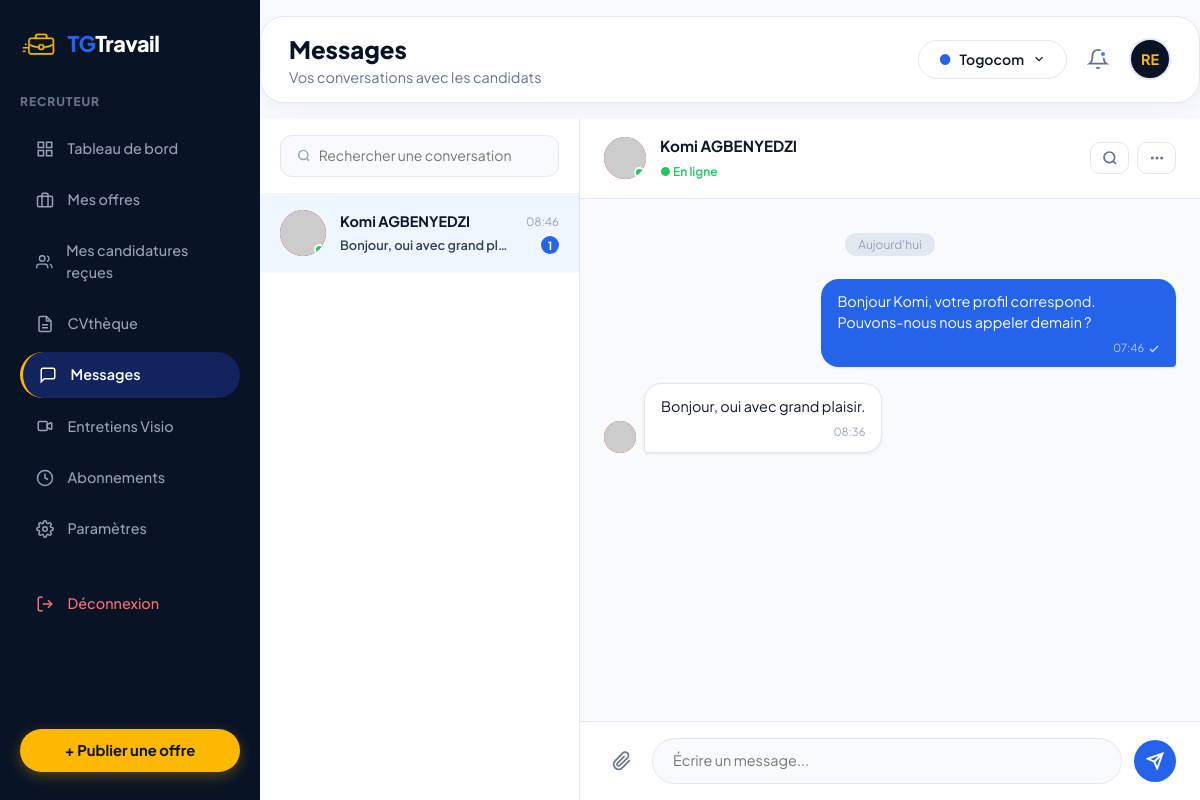
The app's page /siteweb/recruteur/messages.php (signed in) with its own data.
### tables this page shows
CREATE TABLE `companies` (
  `id` int(11) NOT NULL AUTO_INCREMENT,
  `user_id` int(11) NOT NULL,
  `nom` varchar(150) NOT NULL,
  `secteur` varchar(100) NOT NULL,
  `ville` varchar(100) NOT NULL DEFAULT 'Lomé',
  `adresse` varchar(255) DEFAULT NULL,
  `telephone` varchar(30) DEFAULT NULL,
  `email` varchar(191) DEFAULT NULL,
  `logo` varchar(255) DEFAULT NULL,
  `description` text,
  `rccm` varchar(100) DEFAULT NULL,
  `verifie` tinyint(1) NOT NULL DEFAULT '0',
  `created_at` timestamp NOT NULL DEFAULT CURRENT_TIMESTAMP,
  `site_web` varchar(255) DEFAULT NULL,
  `type_entite` enum('entreprise','particulier') DEFAULT 'entreprise',
  `cni_document` varchar(255) DEFAULT NULL,
  `statut_validation` enum('en_attente','valide','rejete','a_completer') DEFAULT 'en_attente',
  `motif_rejet` text,
  `subscription_plan` enum('gratuit','basique','premium') DEFAULT 'gratuit',
  `subscription_end` datetime DEFAULT NULL,
  `job_credits` int(11) DEFAULT '0',
  PRIMARY KEY (`id`),
  KEY `user_id` (`user_id`),
  CONSTRAINT `companies_ibfk_1` FOREIGN KEY (`user_id`) REFERENCES `users` (`id`) ON DELETE CASCADE
);

CREATE TABLE `users` (
  `id` int(11) NOT NULL AUTO_INCREMENT,
  `nom` varchar(150) NOT NULL,
  `email` varchar(191) NOT NULL,
  `password` varchar(255) NOT NULL,
  `role` enum('candidat','recruteur','admin') NOT NULL DEFAULT 'candidat',
  `admin_level` enum('superadmin','moderator') DEFAULT 'superadmin',
  `telephone` varchar(30) DEFAULT NULL,
  `avatar` varchar(255) DEFAULT NULL,
  `statut_compte` enum('actif','suspendu','en_attente') NOT NULL DEFAULT 'actif',
  `created_at` timestamp NOT NULL DEFAULT CURRENT_TIMESTAMP,
  `updated_at` timestamp NOT NULL DEFAULT CURRENT_TIMESTAMP ON UPDATE CURRENT_TIMESTAMP,
  PRIMARY KEY (`id`),
  UNIQUE KEY `email` (`email`)
);

CREATE TABLE `conversations` (
  `id` int(11) NOT NULL AUTO_INCREMENT,
  `user1_id` int(11) NOT NULL,
  `user2_id` int(11) NOT NULL,
  `company_id` int(11) DEFAULT NULL,
  `updated_at` timestamp NOT NULL DEFAULT CURRENT_TIMESTAMP ON UPDATE CURRENT_TIMESTAMP,
  `created_at` timestamp NOT NULL DEFAULT CURRENT_TIMESTAMP,
  PRIMARY KEY (`id`),
  KEY `user1_id` (`user1_id`),
  KEY `user2_id` (`user2_id`),
  CONSTRAINT `conversations_ibfk_1` FOREIGN KEY (`user1_id`) REFERENCES `users` (`id`) ON DELETE CASCADE,
  CONSTRAINT `conversations_ibfk_2` FOREIGN KEY (`user2_id`) REFERENCES `users` (`id`) ON DELETE CASCADE
);

CREATE TABLE `messages` (
  `id` int(11) NOT NULL AUTO_INCREMENT,
  `conversation_id` int(11) NOT NULL,
  `sender_id` int(11) NOT NULL,
  `message` text NOT NULL,
  `is_read` tinyint(1) NOT NULL DEFAULT '0',
  `created_at` timestamp NOT NULL DEFAULT CURRENT_TIMESTAMP,
  PRIMARY KEY (`id`),
  KEY `conversation_id` (`conversation_id`),
  KEY `sender_id` (`sender_id`),
  CONSTRAINT `messages_ibfk_1` FOREIGN KEY (`conversation_id`) REFERENCES `conversations` (`id`) ON DELETE CASCADE,
  CONSTRAINT `messages_ibfk_2` FOREIGN KEY (`sender_id`) REFERENCES `users` (`id`) ON DELETE CASCADE
);

### siteweb/recruteur/messages.php (the view, shortened to what the rows shown need)
<?php
require_once __DIR__ . '/../includes/auth.php';
$db = getDB();
$currentUserId = getCurrentUserId();
$companyId = getCurrentCompanyId();
$stmtComp = $db->prepare("SELECT nom, logo FROM companies WHERE id = ?");
$stmtComp->execute([$companyId]);
$company = $stmtComp->fetch();
$companyName = $company['nom'] ?? 'Mon Entreprise';
$companyLogo = $company['logo'] ?? null;
$convId = (int)($_GET['conv_id'] ?? 0);
$convsStmt = $db->prepare("
  SELECT c.*,
         CASE WHEN c.user1_id = ? THEN u2.nom ELSE u1.nom END AS contact_nom,
         CASE WHEN c.user1_id = ? THEN u2.avatar ELSE u1.avatar END AS contact_avatar,
         CASE WHEN c.user1_id = ? THEN u2.id ELSE u1.id END AS contact_id,
         comp.nom AS company_nom,
         comp.logo AS company_logo,
         (SELECT m2.message FROM messages m2 WHERE m2.conversation_id = c.id ORDER BY m2.created_at DESC LIMIT 1) AS last_message,
         (SELECT COUNT(*) FROM messages m3 WHERE m3.conversation_id = c.id AND m3.sender_id != ? AND m3.is_read = 0) AS unread_count
  FROM conversations c
  JOIN users u1 ON c.user1_id = u1.id
  JOIN users u2 ON c.user2_id = u2.id
  LEFT JOIN companies comp ON c.company_id = comp.id
  WHERE c.user1_id = ? OR c.user2_id = ?
  ORDER BY c.updated_at DESC
");
$convsStmt->execute([$currentUserId, $currentUserId, $currentUserId, $currentUserId, $currentUserId, $currentUserId]);
$conversations = $convsStmt->fetchAll();
if (!$convId && count($conversations) > 0) {
    $convId = $conversations[0]['id'];
}
$activeConv = null;
foreach ($conversations as $c) {
    if ($c['id'] == $convId) { $activeConv = $c; break; }
}
$messages = [];
if ($convId) {
    $msgsStmt = $db->prepare("SELECT m.*, u.nom AS sender_nom, u.avatar AS sender_avatar FROM messages m JOIN users u ON m.sender_id = u.id WHERE m.conversation_id = ? ORDER BY m.created_at ASC");
    $msgsStmt->execute([$convId]);
    $messages = $msgsStmt->fetchAll();
}
require_once __DIR__ . '/../includes/header.php';
?>
<div class="dashboard-wrapper" style="height:100vh; overflow:hidden;">
  <div style="flex:1; display:flex; flex-direction:column; overflow:hidden;">
    <div class="dashboard-topbar" style="flex-shrink:0;">
      <div class="dashboard-header-left" style="display:flex; align-items:center; gap:1rem;">
        <div>
        <h1 class="user-greeting">Messages</h1>
      </div>
      </div>
      <div style="display:flex; align-items:center; gap:1.25rem;">
        <div class="company-selector-dropdown">
          <span style="color:#2563EB;">●</span>
          <span><?= htmlspecialchars($companyName) ?></span>
          <svg width="14" height="14" viewBox="0 0 24 24" fill="none" stroke="currentColor" stroke-width="2"><polyline points="6 9 12 15 18 9"></polyline></svg>
        </div>
        <a href="../recruteur/parametres.php" title="Paramètres" style="display:flex;">
          <?php if (!empty($companyLogo) && file_exists(__DIR__ . '/' . $companyLogo)): ?>
            <img src="<?= htmlspecialchars($companyLogo) ?>" alt="Logo" style="width:42px; height:42px; border-radius:50%; object-fit:cover; border:2px solid #E2E8F0;">
          <?php else: ?>
            <div style="width:42px; height:42px; border-radius:50%; background:#081326; color:#FFB800; display:flex; align-items:center; justify-content:center; font-weight:700; font-size:0.9rem; text-transform:uppercase; border:2px solid #E2E8F0;">
              <?= htmlspecialchars(strtoupper(substr($user['nom'], 0, 2))) ?>
            </div>
          <?php endif; ?>
        </a>
      </div>
    </div>
    <div style="flex:1; display:flex; overflow:hidden; background:#F8FAFC;">
      <div class="chat-list-panel" style="width:320px; flex-shrink:0; background:#FFF; border-right:1px solid #E2E8F0; display:flex; flex-direction:column; overflow:hidden;">
        <div style="flex:1; overflow-y:auto;" id="conv-list">
          <?php if (empty($conversations)): ?>
            <div style="padding:3rem 1.5rem; text-align:center; color:#94A3B8;">
              <svg width="40" height="40" viewBox="0 0 24 24" fill="none" stroke="currentColor" stroke-width="1.5" style="opacity:0.4; margin-bottom:1rem;"><path d="M21 15a2 2 0 0 1-2 2H7l-4 4V5a2 2 0 0 1 2-2h14a2 2 0 0 1 2 2z"></path></svg>
              <p style="font-size:0.875rem; font-weight:600; color:#64748B;">Aucune conversation</p>
              <p style="font-size:0.8rem; margin-top:0.25rem;">Contactez un candidat depuis son profil.</p>
            </div>
          <?php else: ?>
            <?php foreach ($conversations as $c):
              $isActive = ($c['id'] == $convId);
              $displayName = $c['contact_nom'];
              $initials = strtoupper(substr($displayName, 0, 2));
              $lastMsg = $c['last_message'] ?? 'Cliquez pour afficher...';
              $unread = (int)$c['unread_count'];
              $bgColors = ['#081326','#DC2626','#0284C7','#EA580C','#7C3AED','#059669'];
              $bgColor = $bgColors[$c['id'] % count($bgColors)];
            ?>
            <a href="conv_id=<?= $c['id'] ?>" style="display:flex; align-items:center; gap:0.875rem; padding:1rem 1.25rem; border-bottom:1px solid #F8FAFC; text-decoration:none; background:<?= $isActive ? '#EFF6FF' : '#FFF' ?>; transition:background 0.15s;"
               onmouseover="this.style.background='<?= $isActive ? '#DBEAFE' : '#F8FAFC' ?>'"
               onmouseout="this.style.background='<?= $isActive ? '#EFF6FF' : '#FFF' ?>'">
              <div style="width:46px; height:46px; border-radius:50%; background:<?= $bgColor ?>; display:flex; align-items:center; justify-content:center; font-weight:700; font-size:0.8rem; color:#FFB800; flex-shrink:0; position:relative; overflow:hidden;">
                <?php if (!empty($c['contact_avatar']) && (file_exists(__DIR__ . '/' . $c['contact_avatar']) || str_starts_with($c['contact_avatar'], 'http'))): ?>
                   <img src="<?= htmlspecialchars($c['contact_avatar']) ?>" alt="Avatar" style="width:100%; height:100%; object-fit:cover;">
                <?php else: ?>
                   <?= $initials ?>
                <?php endif; ?>
                <span style="position:absolute; bottom:1px; right:1px; width:11px; height:11px; background:#22C55E; border-radius:50%; border:2px solid #FFF;"></span>
              </div>
              <div style="flex:1; min-width:0;">
                <div style="display:flex; justify-content:space-between; align-items:center; margin-bottom:0.2rem;">
                  <span style="font-size:0.9rem; font-weight:<?= $isActive ? '700' : '600' ?>; color:#0F172A; white-space:nowrap; overflow:hidden; text-overflow:ellipsis; max-width:140px;"><?= htmlspecialchars($displayName) ?></span>
                  <span style="font-size:0.72rem; color:#94A3B8; flex-shrink:0;"><?= date('H:i', strtotime($c['updated_at'])) ?></span>
                </div>
                <div style="display:flex; align-items:center; justify-content:space-between;">
                  <p style="font-size:0.8rem; color:<?= $unread ? '#334155' : '#94A3B8' ?>; font-weight:<?= $unread ? '600' : '400' ?>; margin:0; white-space:nowrap; overflow:hidden; text-overflow:ellipsis; max-width:170px;">
                    <?= htmlspecialchars(mb_substr($lastMsg, 0, 40)) ?><?= mb_strlen($lastMsg) > 40 ? '...' : '' ?>
                  </p>
                  <?php if ($unread > 0): ?>
                    <span style="background:#2563EB; color:#FFF; font-size:0.7rem; font-weight:700; width:18px; height:18px; border-radius:50%; display:flex; align-items:center; justify-content:center; flex-shrink:0;"><?= $unread ?></span>
                  <?php endif; ?>
                </div>
              </div>
            </a>
            <?php endforeach; ?>
          <?php endif; ?>
        </div>
      </div>
      <div class="chat-active-panel" style="flex:1; display:flex; flex-direction:column; overflow:hidden; background:#FFF;">
        <?php if ($activeConv): ?>
              <?php
                $dn = $activeConv['contact_nom'];
                $ini = strtoupper(substr($dn, 0, 2));
                $bgColors = ['#081326','#DC2626','#0284C7','#EA580C','#7C3AED','#059669'];
                $bg = $bgColors[$activeConv['id'] % count($bgColors)];
              ?>
          <div id="chat-scroll" style="flex:1; overflow-y:auto; padding:1.5rem; display:flex; flex-direction:column; gap:1rem; background:#F8FAFC;">
            <?php if (empty($messages)): ?>
              <div style="text-align:center; color:#94A3B8; margin-top:3rem;">
                <svg width="48" height="48" viewBox="0 0 24 24" fill="none" stroke="currentColor" stroke-width="1.5" style="opacity:0.35; margin-bottom:1rem;"><path d="M21 15a2 2 0 0 1-2 2H7l-4 4V5a2 2 0 0 1 2-2h14a2 2 0 0 1 2 2z"></path></svg>
                <p style="font-size:0.9rem; font-weight:600; color:#64748B;">Aucun message pour le moment</p>
                <p style="font-size:0.8rem;">Envoyez le premier message !</p>
              </div>
            <?php else: ?>
              <?php
              $prevDate = '';
              foreach ($messages as $m):
                $isMe = ($m['sender_id'] == $currentUserId);
                $msgDate = date('d M Y', strtotime($m['created_at']));
                $today = date('d M Y');
                $displayDate = ($msgDate === $today) ? "Aujourd'hui" : $msgDate;
              ?>
              <?php if ($msgDate !== $prevDate): ?>
                <div style="text-align:center; margin:0.5rem 0;">
                  <span style="font-size:0.75rem; color:#94A3B8; background:#E2E8F0; padding:0.25rem 0.85rem; border-radius:99px;"><?= $displayDate ?></span>
                </div>
                <?php $prevDate = $msgDate; ?>
              <?php endif; ?>
              <div style="display:flex; justify-content:<?= $isMe ? 'flex-end' : 'flex-start' ?>; align-items:flex-end; gap:0.5rem;">
                <?php if (!$isMe): ?>
                  <div style="width:32px; height:32px; border-radius:50%; background:<?= $bg ?>; display:flex; align-items:center; justify-content:center; font-size:0.65rem; font-weight:700; color:#FFB800; flex-shrink:0; overflow:hidden;">
                    <?php if (!empty($activeConv['contact_avatar']) && (file_exists(__DIR__ . '/' . $activeConv['contact_avatar']) || str_starts_with($activeConv['contact_avatar'], 'http'))): ?>
                       <img src="<?= htmlspecialchars($activeConv['contact_avatar']) ?>" alt="Avatar" style="width:100%; height:100%; object-fit:cover;">
                    <?php else: ?>
                       <?= $ini ?>
                    <?php endif; ?>
                  </div>
                <?php endif; ?>
                <div style="max-width:62%; background:<?= $isMe ? '#2563EB' : '#FFF' ?>; color:<?= $isMe ? '#FFF' : '#0F172A' ?>; padding:0.75rem 1rem; border-radius:<?= $isMe ? '18px 18px 4px 18px' : '18px 18px 18px 4px' ?>; box-shadow:0 1px 3px rgba(0,0,0,0.08); border:<?= $isMe ? 'none' : '1px solid #E2E8F0' ?>;">
                  <p style="margin:0; font-size:0.9rem; line-height:1.5;"><?= nl2br(htmlspecialchars($m['message'])) ?></p>
                  <span style="display:block; font-size:0.7rem; color:<?= $isMe ? 'rgba(255,255,255,0.65)' : '#94A3B8' ?>; text-align:right; margin-top:0.3rem;">
                    <?= date('H:i', strtotime($m['created_at'])) ?>
                    <?php if ($isMe): ?>
                      <svg width="12" height="12" viewBox="0 0 24 24" fill="none" stroke="rgba(255,255,255,0.8)" stroke-width="2.5" style="display:inline;vertical-align:middle;margin-left:2px;"><polyline points="20 6 9 17 4 12"></polyline></svg>
                    <?php endif; ?>
                  </span>
                </div>
              </div>
              <?php endforeach; ?>
            <?php endif; ?>
          </div>
        <?php endif; ?>
      </div>
    </div>
  </div>
</div>
<?php require_once __DIR__ . '/../includes/footer.php'; ?>

### records on screen
companies: nom "Togocom"
users: nom "RE"
conversations: displayName "Komi AGBENYEDZI", updated_at "08:46", lastMsg "Bonjour, oui avec grand pl…", unread "1"
messages: message "Bonjour Komi, votre profil correspond. Pouvons-nous nous appeler demain ?", created_at "07:46"
messages: message "Bonjour, oui avec grand plaisir.", created_at "08:36"

### other values on screen
$dn "Komi AGBENYEDZI"
